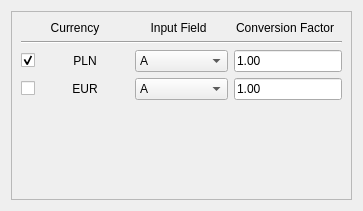
                <widget class="QWidget" name="curr_scroll_area_contents_0">
                 <property name="geometry">
                  <rect>
                   <x>0</x>
                   <y>0</y>
                   <width>363</width>
                   <height>211</height>
                  </rect>
                 </property>
                 <layout class="QGridLayout" name="gridLayout_10">
                  <item row="0" column="0">
                   <widget class="QFrame" name="curr_frame_0">
                    <property name="sizePolicy">
                     <sizepolicy hsizetype="Expanding" vsizetype="Expanding">
                      <horstretch>0</horstretch>
                      <verstretch>0</verstretch>
                     </sizepolicy>
                    </property>
                    <property name="autoFillBackground">
                     <bool>false</bool>
                    </property>
                    <property name="frameShape">
                     <enum>QFrame::Shape::StyledPanel</enum>
                    </property>
                    <property name="frameShadow">
                     <enum>QFrame::Shadow::Raised</enum>
                    </property>
                    <layout class="QGridLayout" name="gridLayout_17">
                     <item row="3" column="0">
                      <widget class="QCheckBox" name="inluce_currency_10">
                       <property name="sizePolicy">
                        <sizepolicy hsizetype="Maximum" vsizetype="Fixed">
                         <horstretch>0</horstretch>
                         <verstretch>0</verstretch>
                        </sizepolicy>
                       </property>
                       <property name="text">
                        <string/>
                       </property>
                      </widget>
                     </item>
                     <item row="0" column="2">
                      <widget class="QLabel" name="header_input_label_0">
                       <property name="sizePolicy">
                        <sizepolicy hsizetype="Expanding" vsizetype="Fixed">
                         <horstretch>0</horstretch>
                         <verstretch>0</verstretch>
                        </sizepolicy>
                       </property>
                       <property name="text">
                        <string>Input Field</string>
                       </property>
                       <property name="alignment">
                        <set>Qt::AlignmentFlag::AlignCenter</set>
                       </property>
                      </widget>
                     </item>
                     <item row="3" column="2" colspan="2">
                      <widget class="QComboBox" name="curr_field_combo_01">
                       <property name="sizePolicy">
                        <sizepolicy hsizetype="Expanding" vsizetype="Preferred">
                         <horstretch>0</horstretch>
                         <verstretch>0</verstretch>
                        </sizepolicy>
                       </property>
                       <property name="maximumSize">
                        <size>
                         <width>200</width>
                         <height>16777215</height>
                        </size>
                       </property>
                       <property name="sizeAdjustPolicy">
                        <enum>QComboBox::SizeAdjustPolicy::AdjustToContentsOnFirstShow</enum>
                       </property>
                       <property name="frame">
                        <bool>true</bool>
                       </property>
                       <property name="labelDrawingMode">
                        <enum>QComboBox::LabelDrawingMode::UseStyle</enum>
                       </property>
                       <item>
                        <property name="text">
                         <string>A</string>
                        </property>
                       </item>
                      </widget>
                     </item>
                     <item row="1" column="0" colspan="5">
                      <widget class="Line" name="curr_split_line_0">
                       <property name="sizePolicy">
                        <sizepolicy hsizetype="Expanding" vsizetype="Fixed">
                         <horstretch>0</horstretch>
                         <verstretch>0</verstretch>
                        </sizepolicy>
                       </property>
                       <property name="orientation">
                        <enum>Qt::Orientation::Horizontal</enum>
                       </property>
                      </widget>
                     </item>
                     <item row="3" column="1">
                      <widget class="QLabel" name="curr_label_01">
                       <property name="sizePolicy">
                        <sizepolicy hsizetype="Expanding" vsizetype="Fixed">
                         <horstretch>0</horstretch>
                         <verstretch>0</verstretch>
                        </sizepolicy>
                       </property>
                       <property name="minimumSize">
                        <size>
                         <width>0</width>
                         <height>0</height>
                        </size>
                       </property>
                       <property name="text">
                        <string>EUR</string>
                       </property>
                       <property name="alignment">
                        <set>Qt::AlignmentFlag::AlignCenter</set>
                       </property>
                      </widget>
                     </item>
                     <item row="0" column="3" colspan="2">
                      <widget class="QLabel" name="header_cf_label_0">
                       <property name="sizePolicy">
                        <sizepolicy hsizetype="Expanding" vsizetype="Fixed">
                         <horstretch>0</horstretch>
                         <verstretch>0</verstretch>
                        </sizepolicy>
                       </property>
                       <property name="text">
                        <string>Conversion Factor</string>
                       </property>
                       <property name="alignment">
                        <set>Qt::AlignmentFlag::AlignCenter</set>
                       </property>
                      </widget>
                     </item>
                     <item row="2" column="1">
                      <widget class="QLabel" name="curr_label_00">
                       <property name="sizePolicy">
                        <sizepolicy hsizetype="Expanding" vsizetype="Fixed">
                         <horstretch>0</horstretch>
                         <verstretch>0</verstretch>
                        </sizepolicy>
                       </property>
                       <property name="minimumSize">
                        <size>
                         <width>0</width>
                         <height>0</height>
                        </size>
                       </property>
                       <property name="text">
                        <string>PLN</string>
                       </property>
                       <property name="alignment">
                        <set>Qt::AlignmentFlag::AlignCenter</set>
                       </property>
                      </widget>
                     </item>
                     <item row="2" column="4">
                      <widget class="QLineEdit" name="c_factor_ledit_00">
                       <property name="text">
                        <string>1.00</string>
                       </property>
                      </widget>
                     </item>
                     <item row="0" column="0" colspan="2">
                      <widget class="QLabel" name="header_curr_label_0">
                       <property name="sizePolicy">
                        <sizepolicy hsizetype="Expanding" vsizetype="Fixed">
                         <horstretch>0</horstretch>
                         <verstretch>0</verstretch>
                        </sizepolicy>
                       </property>
                       <property name="text">
                        <string>Currency</string>
                       </property>
                       <property name="alignment">
                        <set>Qt::AlignmentFlag::AlignCenter</set>
                       </property>
                      </widget>
                     </item>
                     <item row="3" column="4">
                      <widget class="QLineEdit" name="c_factor_ledit_01">
                       <property name="text">
                        <string>1.00</string>
                       </property>
                      </widget>
                     </item>
                     <item row="2" column="0">
                      <widget class="QCheckBox" name="include_currency_00">
                       <property name="sizePolicy">
                        <sizepolicy hsizetype="Maximum" vsizetype="Fixed">
                         <horstretch>0</horstretch>
                         <verstretch>0</verstretch>
                        </sizepolicy>
                       </property>
                       <property name="text">
                        <string/>
                       </property>
                       <property name="checked">
                        <bool>true</bool>
                       </property>
                      </widget>
                     </item>
                     <item row="2" column="2" colspan="2">
                      <widget class="QComboBox" name="curr_field_combo_00">
                       <property name="sizePolicy">
                        <sizepolicy hsizetype="Expanding" vsizetype="Preferred">
                         <horstretch>0</horstretch>
                         <verstretch>0</verstretch>
                        </sizepolicy>
                       </property>
                       <property name="maximumSize">
                        <size>
                         <width>200</width>
                         <height>16777215</height>
                        </size>
                       </property>
                       <property name="sizeAdjustPolicy">
                        <enum>QComboBox::SizeAdjustPolicy::AdjustToContentsOnFirstShow</enum>
                       </property>
                       <property name="frame">
                        <bool>true</bool>
                       </property>
                       <property name="labelDrawingMode">
                        <enum>QComboBox::LabelDrawingMode::UseStyle</enum>
                       </property>
                       <item>
                        <property name="text">
                         <string>A</string>
                        </property>
                       </item>
                       <item>
                        <property name="text">
                         <string>B</string>
                        </property>
                       </item>
                      </widget>
                     </item>
                     <item row="4" column="2">
                      <spacer name="verticalSpacer_2">
                       <property name="orientation">
                        <enum>Qt::Orientation::Vertical</enum>
                       </property>
                       <property name="sizeHint" stdset="0">
                        <size>
                         <width>20</width>
                         <height>40</height>
                        </size>
                       </property>
                      </spacer>
                     </item>
                    </layout>
                   </widget>
                  </item>
                 </layout>
                </widget>
